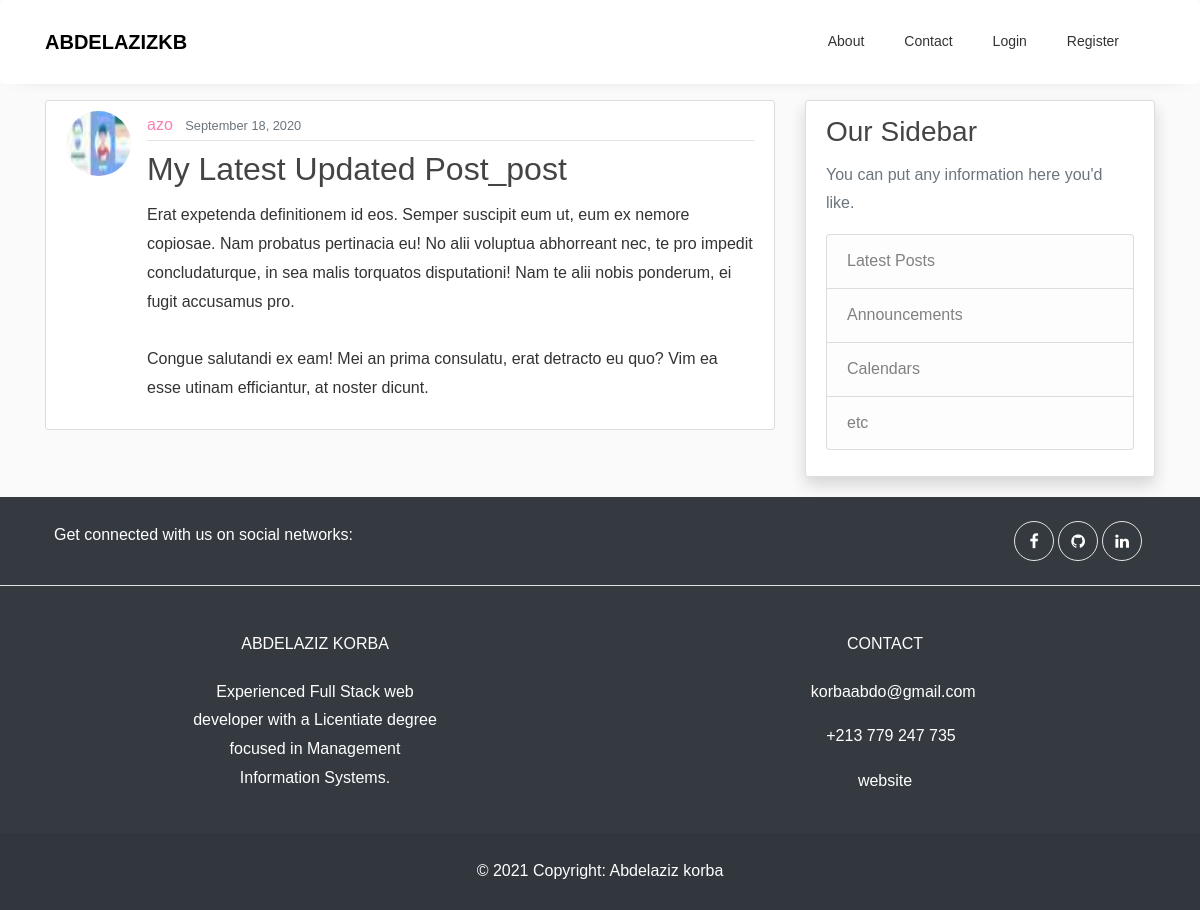
Screenshot of /post/32/ with the database file from the repository.
### blog/models.py (models this page shows, shortened)
class Post(models.Model):
    title=models.CharField(max_length=100)
    content=models.TextField()
    date_posted=models.DateTimeField(default=timezone.now)
    author=models.ForeignKey(User,on_delete=models.CASCADE)

### users/models.py (models this page shows, shortened)
class Profile(models.Model):
    user=models.OneToOneField(User, on_delete=models.CASCADE)
    image=models.ImageField(upload_to='profile_pic', default='default.jpg')

### blog/views.py (the view)
# urls.py: path('post/<int:pk>/', PostDetailView.as_view(), name='post-detail'),
class PostDetailView(DetailView):
    model = Post

### blog/templates/blog/post_detail.html (shortened to what this page needs)
{% extends "blog/base.html" %}
{% block content %}
  <article class="media content-section mt-3">
    <img class="rounded-circle article-img" src="{{ object.author.profile.image.url }}">
    <div class="media-body">
      <div class="article-metadata">
        <a class="mr-2" href="{% url 'user-posts' post.author.username %}">{{ object.author }}</a>
        <small class="text-muted">{{ object.date_posted|date:"F d, Y" }}</small>
      </div>
      <h2 class="article-title">{{ object.title }}</h2>
      <p class="article-content">{{ object.content }}</p>
    </div>
  </article>
{% endblock content %}

### blog/static/blog/main.css (style rules this page uses)
body { background: #fafafa; color: #333333; margin-top: 0px; }
h1, h2, h3, h4, h5, h6 { color: #444444; }
.content-section { background: #ffffff; padding: 10px 20px; border: 1px solid #dddddd; border-radius: 3px; margin-bottom: 20px; }
.article-title { color: #444444; }
.article-content { white-space: pre-line; }
.article-img { height: 65px; width: 65px; margin-right: 16px; }
.article-metadata { padding-bottom: 1px; margin-bottom: 4px; border-bottom: 1px solid #e3e3e3 }

### rows the page displays
Post: author.profile.image (picture), author "azo", date_posted "September 18, 2020", title "My Latest Updated Post_post", content "Erat expetenda definitionem id eos. Semper suscipit eum ut, eum ex nemore copiosae. Nam probatus pertinacia eu! No alii voluptua abhorreant nec, te pro impedit concludaturque, in sea malis torquatos disputationi! Nam te alii nobis ponderum, ei fugit accusamus pro. Congue salutandi ex eam! Mei an prima consulatu, erat detracto eu quo? Vim ea esse utinam efficiantur, at noster dicunt."
